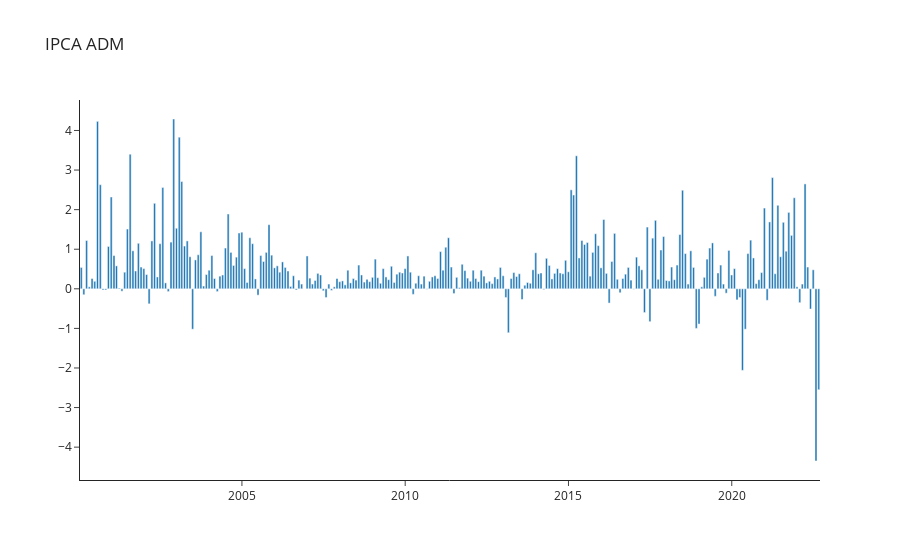

Here is the notebook cell this chart was saved with:
### Code cell
#Preços Administrado

ipca_adm = nasdaqdatalink.get('BCB/4449', start_date= '2000-01-01')

fig = go.Figure() 
fig.add_trace(go.Bar(name='IPCA_ADM', x=ipca_adm.index, y=ipca_adm.Value)) 
fig.update_layout(title_text='IPCA ADM', template='simple_white') 
fig.show()

### Figure 1 — Plotly figure (JSON) as saved in the notebook; plotly's stock layout.template omitted (floating-point values rounded to 4 significant figures; data arrays with more than 128 entries replaced by an {"elided": "..."} marker saying what was removed)
{"data": [{"name": "IPCA_ADM", "type": "bar", "x": {"elided": "272 str values"}, "y": {"elided": "272 float values"}}], "layout": {"title": {"text": "IPCA ADM"}}}
